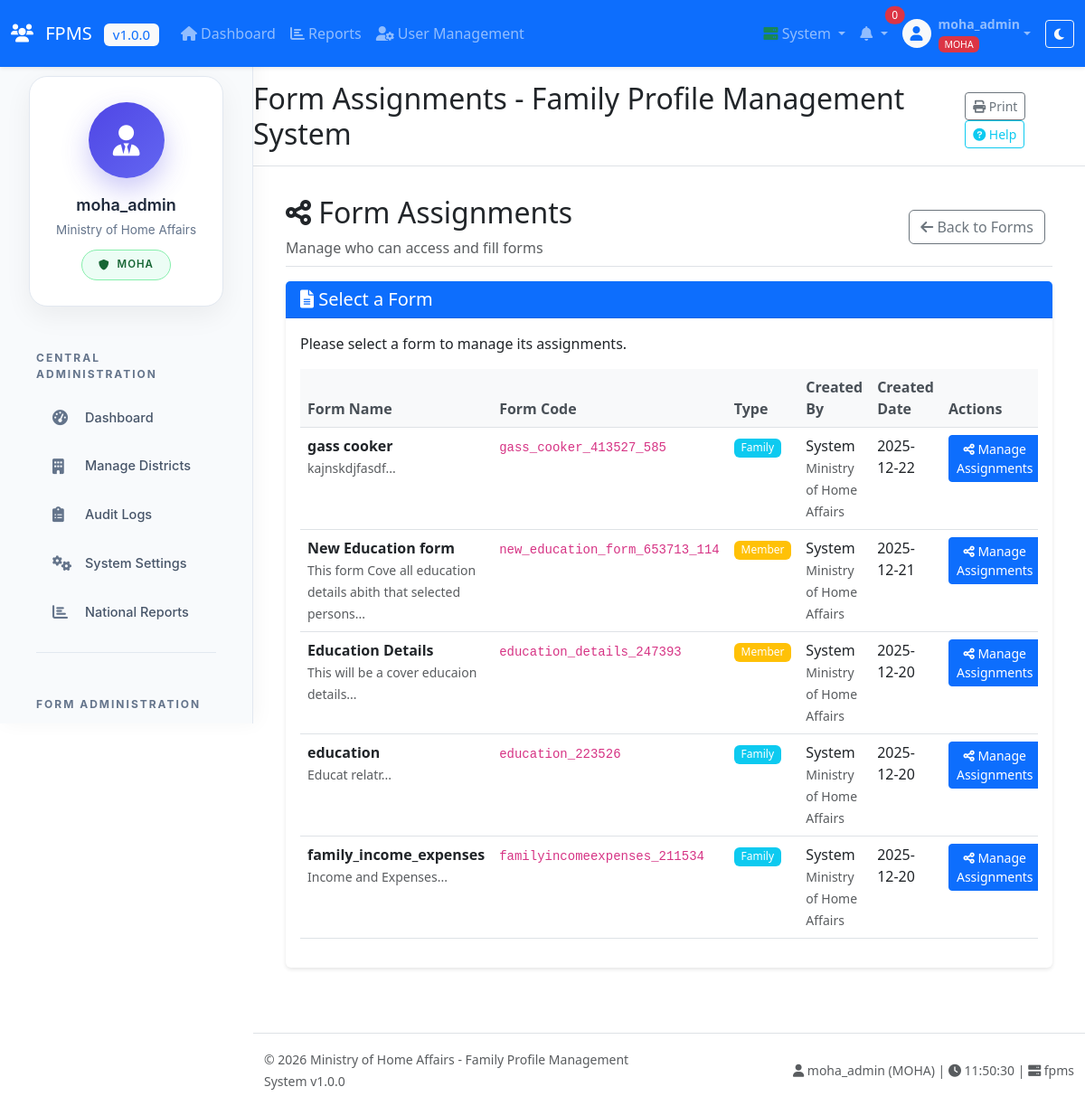
Screenshot of /forms/assignments.php (signed in) with the database file from the repository.
### tables this page shows
CREATE TABLE `forms` (
  `form_id` int NOT NULL AUTO_INCREMENT,
  `form_code` varchar(50) NOT NULL,
  `form_name` varchar(200) NOT NULL,
  `form_description` text,
  `form_type` enum('family','member','both') DEFAULT 'both',
  `form_category` varchar(100) DEFAULT NULL,
  `target_entity` enum('family','member','both') NOT NULL DEFAULT 'both',
  `is_active` tinyint(1) DEFAULT '1',
  `max_submissions_per_entity` int DEFAULT '1',
  `start_date` datetime DEFAULT NULL,
  `end_date` datetime DEFAULT NULL,
  `created_by_user_id` int DEFAULT NULL,
  `created_at` timestamp NULL DEFAULT CURRENT_TIMESTAMP,
  `updated_at` timestamp NULL DEFAULT CURRENT_TIMESTAMP ON UPDATE CURRENT_TIMESTAMP,
  PRIMARY KEY (`form_id`),
  UNIQUE KEY `form_code` (`form_code`),
  KEY `idx_form_type` (`form_type`),
  KEY `idx_target_entity` (`target_entity`),
  KEY `idx_is_active` (`is_active`),
  KEY `created_by_user_id` (`created_by_user_id`),
  CONSTRAINT `forms_ibfk_1` FOREIGN KEY (`created_by_user_id`) REFERENCES `users` (`user_id`)
);

CREATE TABLE `users` (
  `user_id` int NOT NULL AUTO_INCREMENT,
  `username` varchar(100) NOT NULL,
  `password_hash` varchar(255) NOT NULL,
  `user_type` enum('moha','district','division','gn') NOT NULL,
  `office_code` varchar(13) NOT NULL,
  `parent_division_code` varchar(13) DEFAULT NULL,
  `office_name` varchar(100) NOT NULL,
  `email` varchar(100) DEFAULT NULL,
  `phone` varchar(15) DEFAULT NULL,
  `is_active` tinyint(1) DEFAULT '1',
  `last_login` datetime DEFAULT NULL,
  `created_at` timestamp NULL DEFAULT CURRENT_TIMESTAMP,
  `updated_at` timestamp NULL DEFAULT CURRENT_TIMESTAMP ON UPDATE CURRENT_TIMESTAMP,
  PRIMARY KEY (`user_id`),
  UNIQUE KEY `username` (`username`),
  KEY `idx_user_type` (`user_type`),
  KEY `idx_office_code` (`office_code`),
  KEY `parent_division_code` (`parent_division_code`),
  CONSTRAINT `users_ibfk_1` FOREIGN KEY (`parent_division_code`) REFERENCES `users` (`office_code`)
);

### config.php (called while the page is built, shortened)
<?php
function getMainConnection() {
    static $mainConn = null;
    if ($mainConn === null) {
        $mainConn = new mysqli(
            MAIN_DB_HOST,
            MAIN_DB_USER,
            MAIN_DB_PASS,
            MAIN_DB_NAME,
            MAIN_DB_PORT
        );
        $mainConn->set_charset(MAIN_DB_CHARSET);
        $mainConn->query("SET time_zone = '+05:30'");
        $mainConn->query("SET SQL_MODE = ''");
    }
    return $mainConn;
}
    ?>

### classes/FormManager.php (called while the page is built, shortened)
<?php
class FormManager {
    private $conn;
    public function __construct($conn = null) {
        $this->conn = $conn ?: getMainConnection();
    }
    public function getAllForms(array $filters = []): array {
        $forms = [];
        try {
            $whereClauses = ["1=1"];
            $sql = "SELECT f.*, u.username as created_by_username, u.office_name as created_by_office
                    FROM forms f
                    LEFT JOIN users u ON f.created_by_user_id = u.user_id";
            if (count($whereClauses) > 0) {
                $sql .= " WHERE " . implode(" AND ", $whereClauses);
            }
            $orderBy = $filters['order_by'] ?? 'f.created_at';
            $orderDir = isset($filters['order_dir']) && in_array(strtoupper($filters['order_dir']), ['ASC', 'DESC'])
                ? strtoupper($filters['order_dir'])
                : 'DESC';
            $sql .= " ORDER BY $orderBy $orderDir";
            $stmt = $this->conn->prepare($sql);
            $stmt->execute();
            $result = $stmt->get_result();
            while ($row = $result->fetch_assoc()) {
                $forms[] = $row;
            }
        } catch (Exception $e) {
            error_log("Error getting all forms: " . $e->getMessage());
        }
        return $forms;
    }
}
?>

### forms/assignments.php (the view, shortened to what this page needs)
<?php
require_once '../config.php';
require_once '../classes/FormManager.php';
$formManager = new FormManager();
$formId = isset($_GET['form_id']) ? intval($_GET['form_id']) : 0;
include '../includes/header.php';
?>
<div class="container-fluid">
    <div class="row">
        <?php include '../includes/sidebar.php'; ?>
        <div class="main-content">
            <main class="ms-sm-auto px-md-4">
                <div class="d-flex justify-content-between flex-wrap flex-md-nowrap align-items-center pt-3 pb-2 mb-3 border-bottom">
                    <div>
                        <h1 class="h2">
                            <i class="fas fa-share-alt"></i> Form Assignments
                        </h1>
                        <p class="text-muted mb-0">
                            Manage who can access and fill forms
                        </p>
                    </div>
                    <div class="btn-toolbar mb-2 mb-md-0">
                        <a href="manage.php" class="btn btn-outline-secondary me-2">
                            <i class="fas fa-arrow-left"></i> Back to Forms
                        </a>
                    </div>
                </div>
                <?php if (!$formId): ?>
                    <div class="card">
                        <div class="card-header bg-primary text-white">
                            <h5 class="mb-0">
                                <i class="fas fa-file-alt"></i> Select a Form
                            </h5>
                        </div>
                        <div class="card-body">
                            <p>Please select a form to manage its assignments.</p>
                            <div class="table-responsive">
                                <table class="table table-hover">
                                    <thead>
                                        <tr>
                                            <th>Form Name</th>
                                            <th>Form Code</th>
                                            <th>Type</th>
                                            <th>Created By</th>
                                            <th>Created Date</th>
                                            <th>Actions</th>
                                        </tr>
                                    </thead>
                                    <tbody>
                                        <?php
                                        $filters = [];
                                        $forms = $formManager->getAllForms($filters);
                                        foreach ($forms as $formItem):
                                        ?>
                                            <tr>
                                                <td>
                                                    <strong><?php echo htmlspecialchars($formItem['form_name']); ?></strong>
                                                    <?php if (!empty($formItem['form_description'])): ?>
                                                        <br><small class="text-muted"><?php echo htmlspecialchars(substr($formItem['form_description'], 0, 100)); ?>...</small>
                                                    <?php endif; ?>
                                                </td>
                                                <td>
                                                    <code><?php echo htmlspecialchars($formItem['form_code']); ?></code>
                                                </td>
                                                <td>
                                                    <?php
                                                    $typeBadge = '';
                                                    switch ($formItem['target_entity']) {
                                                        case 'family': $typeBadge = 'bg-info'; break;
                                                        case 'member': $typeBadge = 'bg-warning'; break;
                                                    }
                                                    ?>
                                                    <span class="badge <?php echo $typeBadge; ?>">
                                                        <?php echo htmlspecialchars(ucfirst($formItem['target_entity'])); ?>
                                                    </span>
                                                </td>
                                                <td>
                                                    <?php echo htmlspecialchars($formItem['created_by_name'] ?? 'System'); ?>
                                                    <br><small class="text-muted"><?php echo htmlspecialchars($formItem['created_by_office'] ?? ''); ?></small>
                                                </td>
                                                <td>
                                                    <?php echo date('Y-m-d', strtotime($formItem['created_at'])); ?>
                                                </td>
                                                <td>
                                                    <div class="btn-group btn-group-sm">
                                                        <a href="assignments.php?form_id=<?php echo $formItem['form_id']; ?>"
                                                           class="btn btn-primary">
                                                            <i class="fas fa-share-alt"></i> Manage Assignments
                                                        </a>
                                                    </div>
                                                </td>
                                            </tr>
                                        <?php endforeach; ?>
                                    </tbody>
                                </table>
                            </div>
                        </div>
                    </div>
                <?php endif; ?>
            </main>
        </div>
    </div>
</div>
<?php include '../includes/footer.php'; ?>

### includes/header.php (style rules this page uses)
:root { --primary-color: #0d6efd; --secondary-color: #6c757d; --success-color: #198754; --danger-color: #dc3545; --warning-color: #ffc107; --info-color: #0dcaf0; --light-color: #f8f9fa; --dark-color: #212529; --sidebar-width: 280px; --header-height: 60px; }
body { min-height: 100vh; display: flex; flex-direction: column; }

### forms/assignments.php (style rules this page uses)
.card { margin-bottom: 1.5rem; border: none; box-shadow: 0 2px 4px rgba(0,0,0,0.1); }
.card-header { border-bottom: 1px solid rgba(0,0,0,0.1); }
.table th { font-weight: 600; color: #495057; background-color: #f8f9fa; }
.badge { font-weight: 500; }

### rows the page displays
forms: form_name "gass cooker", form_description "kajnskdjfasdf", form_code "gass_cooker_413527_585", target_entity "Family", created_by_name "System", created_by_user.office_name "Ministry of Home Affairs", created_at "2025-12-22"
forms: form_name "New Education form", form_description "This form Cove all education details abith that selected persons", form_code "new_education_form_653713_114", target_entity "Member", created_by_name "System", created_by_user.office_name "Ministry of Home Affairs", created_at "2025-12-21"
forms: form_name "Education Details", form_description "This will be a cover educaion details", form_code "education_details_247393", target_entity "Member", created_by_name "System", created_by_user.office_name "Ministry of Home Affairs", created_at "2025-12-20"
forms: form_name "education", form_description "Educat relatr", form_code "education_223526", target_entity "Family", created_by_name "System", created_by_user.office_name "Ministry of Home Affairs", created_at "2025-12-20"
forms: form_name "family_income_expenses", form_description "Income and Expenses", form_code "familyincomeexpenses_211534", target_entity "Family", created_by_name "System", created_by_user.office_name "Ministry of Home Affairs", created_at "2025-12-20"

### other values shown
SITE_SHORT_NAME "FPMS"
SITE_VERSION "1.0.0"
$currentUser['username'] "moha_admin"
$currentUser['user_type'] "MOHA"
$pageTitle "Form Assignments - Family Profile Management System"
$currentUser['office_name'] "Ministry of Home Affairs"
ORGANIZATION_NAME "Ministry of Home Affairs"
SITE_NAME "Family Profile Management System"
MAIN_DB_NAME "fpms"
